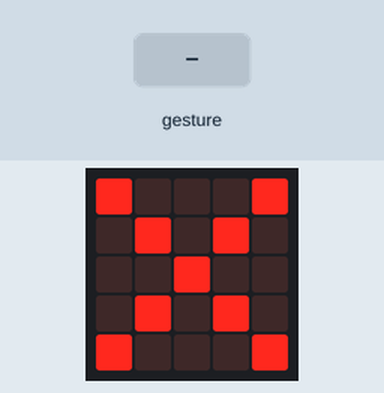
This program was run on a simulated BBC micro:bit (MakeCode). On the bench: the board's 5×5 LED display. Inputs (shaded band) come from the test bench. Random numbers come from a fixed seed; a tilt is held for 1.5 s and a shake lasts 1 s, then the board lies face up again.

Above: at 1.6 s.
1.7 s: gesture 'shake'
At 2.5 s:
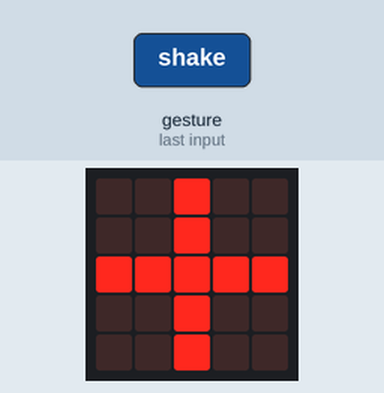
4.7 s: gesture 'shake'
At 6.72 s:
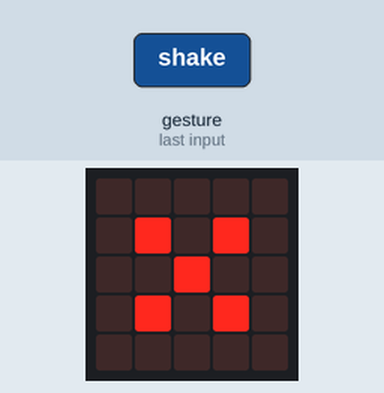
7.7 s: gesture 'shake'
At 9.72 s:
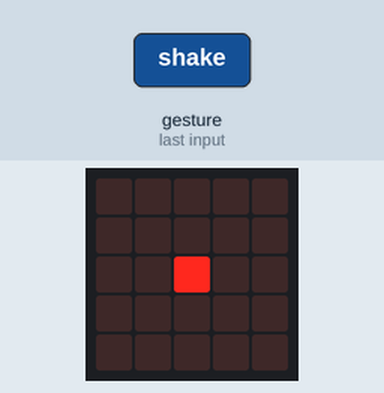
10.7 s: gesture 'shake'
At 12.72 s:
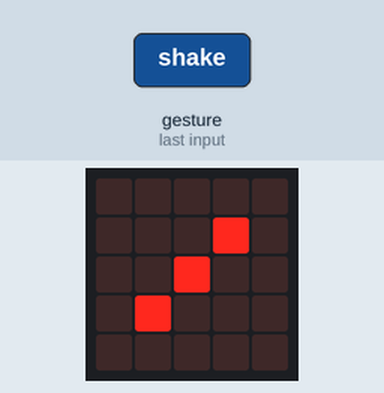
Timing chart, 0 to 14.2 s (numbered marks = the images above; inputs shaded):
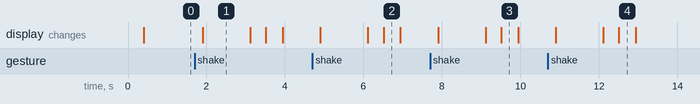

Measured:
- after the input at 1.7 s, the display: changes after 0.21 s (image 1)
- after the input at 4.7 s, the display: first changes after 0.21 s (image 2 shows a later state)
- after the input at 7.7 s, the display: first changes after 0.21 s (image 3 shows a later state)
- after the input at 10.7 s, the display: first changes after 0.21 s (image 4 shows a later state)
- what the display in image 1 shows lasts 1.2 s, from 1.9 s to 3.1 s
- what the display in image 2 shows lasts 0.4 s, from 6.5 s to 6.9 s

The program:

main.ts
```typescript
function _DAU (VALOR: number) {
    if (VALOR == 1) {
        basic.showLeds(`
            . . . . .
            . . . . .
            . . # . .
            . . . . .
            . . . . .
            `)
    } else if (VALOR == 2) {
        basic.showLeds(`
            . . . . .
            . # . . .
            . . . . .
            . . . # .
            . . . . .
            `)
    } else if (VALOR == 3) {
        basic.showLeds(`
            . . . . .
            . . . # .
            . . # . .
            . # . . .
            . . . . .
            `)
    } else if (VALOR == 4) {
        basic.showLeds(`
            . . . . .
            . # . # .
            . . . . .
            . # . # .
            . . . . .
            `)
    } else if (VALOR == 5) {
        basic.showLeds(`
            . . . . .
            . # . # .
            . . # . .
            . # . # .
            . . . . .
            `)
    } else if (VALOR == 6) {
        basic.showLeds(`
            . . . . .
            . # . # .
            . # . # .
            . # . # .
            . . . . .
            `)
    }
}
let DAU1 = 0
basic.showLeds(`
    # . . . #
    . . . . .
    . . . . .
    . . . . .
    # . . . #
    `)
basic.forever(function () {
    basic.showLeds(`
        # . . . #
        . # . # .
        . . # . .
        . # . # .
        # . . . #
        `)
    while (!(input.isGesture(Gesture.Shake))) {
        control.waitMicros(500)
    }
    control.waitMicros(1000)
    while (input.isGesture(Gesture.Shake)) {
        control.waitMicros(500)
        basic.showLeds(`
            . . # . .
            . . # . .
            # # # # #
            . . # . .
            . . # . .
            `)
    }
    basic.showLeds(`
        # # # # #
        # . . . #
        # . . . #
        # . . . #
        # # # # #
        `)
    control.waitMicros(500)
    DAU1 = randint(1, 6)
    _DAU(DAU1)
    control.waitMicros(10000)
})
```

test.ts
```typescript
// les proves van aquí; això no es compilarà quan aquest paquet s'usi com a extensió.
```
